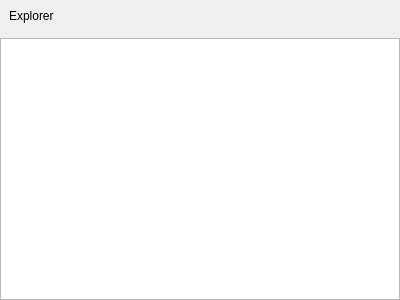
<?xml version="1.0" encoding="UTF-8"?>
<ui version="4.0">
 <class>file_explorer</class>
 <widget class="QWidget" name="file_explorer">
  <property name="geometry">
   <rect>
    <x>0</x>
    <y>0</y>
    <width>400</width>
    <height>300</height>
   </rect>
  </property>
  <property name="windowTitle">
   <string>Form</string>
  </property>
  <layout class="QGridLayout" name="gridLayout">
   <property name="leftMargin">
    <number>0</number>
   </property>
   <property name="topMargin">
    <number>0</number>
   </property>
   <property name="rightMargin">
    <number>0</number>
   </property>
   <property name="bottomMargin">
    <number>0</number>
   </property>
   <item row="0" column="0">
    <widget class="QWidget" name="widget" native="true">
     <layout class="QGridLayout" name="gridLayout_2">
      <item row="0" column="0">
       <widget class="QLabel" name="label">
        <property name="text">
         <string>Explorer</string>
        </property>
       </widget>
      </item>
     </layout>
    </widget>
   </item>
   <item row="1" column="0">
    <widget class="QTreeView" name="treeView"/>
   </item>
  </layout>
 </widget>
 <resources/>
 <connections/>
</ui>
